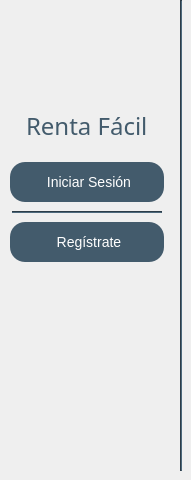
    <widget class="QWidget" name="Index">
     <widget class="Line" name="line">
      <property name="geometry">
       <rect>
        <x>180</x>
        <y>0</y>
        <width>2</width>
        <height>471</height>
       </rect>
      </property>
      <property name="minimumSize">
       <size>
        <width>2</width>
        <height>0</height>
       </size>
      </property>
      <property name="maximumSize">
       <size>
        <width>2</width>
        <height>16777215</height>
       </size>
      </property>
      <property name="styleSheet">
       <string notr="true">/*background-color:#F3705B;*/
background-color:#435B6C;</string>
      </property>
      <property name="orientation">
       <enum>Qt::Vertical</enum>
      </property>
     </widget>
     <widget class="QWidget" name="layoutWidget">
      <property name="geometry">
       <rect>
        <x>10</x>
        <y>0</y>
        <width>154</width>
        <height>461</height>
       </rect>
      </property>
      <layout class="QVBoxLayout" name="verticalLayout_23">
       <item>
        <layout class="QVBoxLayout" name="verticalLayout_22">
         <item alignment="Qt::AlignHCenter">
          <widget class="QLabel" name="label_27">
           <property name="minimumSize">
            <size>
             <width>100</width>
             <height>100</height>
            </size>
           </property>
           <property name="maximumSize">
            <size>
             <width>100</width>
             <height>100</height>
            </size>
           </property>
           <property name="text">
            <string/>
           </property>
           <property name="pixmap">
            <pixmap resource="icons.qrc">:/iconos/placeholder.png</pixmap>
           </property>
           <property name="scaledContents">
            <bool>true</bool>
           </property>
           <property name="indent">
            <number>0</number>
           </property>
          </widget>
         </item>
         <item>
          <layout class="QHBoxLayout" name="horizontalLayout_43">
           <item>
            <spacer name="horizontalSpacer_47">
             <property name="orientation">
              <enum>Qt::Horizontal</enum>
             </property>
             <property name="sizeHint" stdset="0">
              <size>
               <width>40</width>
               <height>20</height>
              </size>
             </property>
            </spacer>
           </item>
           <item>
            <widget class="QLabel" name="label_28">
             <property name="minimumSize">
              <size>
               <width>0</width>
               <height>40</height>
              </size>
             </property>
             <property name="font">
              <font>
               <family>Gill Sans MT</family>
               <pointsize>18</pointsize>
               <weight>50</weight>
               <italic>false</italic>
               <bold>false</bold>
              </font>
             </property>
             <property name="styleSheet">
              <string notr="true">font:18pt &quot;Gill Sans MT&quot;;
color: #435B6C;</string>
             </property>
             <property name="text">
              <string>Renta Fácil</string>
             </property>
            </widget>
           </item>
           <item>
            <spacer name="horizontalSpacer_48">
             <property name="orientation">
              <enum>Qt::Horizontal</enum>
             </property>
             <property name="sizeHint" stdset="0">
              <size>
               <width>40</width>
               <height>20</height>
              </size>
             </property>
            </spacer>
           </item>
          </layout>
         </item>
        </layout>
       </item>
       <item>
        <spacer name="verticalSpacer_16">
         <property name="orientation">
          <enum>Qt::Vertical</enum>
         </property>
         <property name="sizeType">
          <enum>QSizePolicy::Fixed</enum>
         </property>
         <property name="sizeHint" stdset="0">
          <size>
           <width>20</width>
           <height>10</height>
          </size>
         </property>
        </spacer>
       </item>
       <item>
        <layout class="QVBoxLayout" name="verticalLayout_7">
         <item>
          <widget class="QPushButton" name="btnRefIniSes">
           <property name="minimumSize">
            <size>
             <width>150</width>
             <height>40</height>
            </size>
           </property>
           <property name="maximumSize">
            <size>
             <width>280</width>
             <height>40</height>
            </size>
           </property>
           <property name="cursor">
            <cursorShape>PointingHandCursor</cursorShape>
           </property>
           <property name="styleSheet">
            <string notr="true">background-color:#435B6C;
/*background-color:#ED6853;;*/
  border: 0;
  border-radius: 15px;
  height: 35px;
  max-width: 280px;
color: white;
font-size:14px;</string>
           </property>
           <property name="text">
            <string> Iniciar Sesión</string>
           </property>
           <property name="icon">
            <iconset resource="icons.qrc">
             <normaloff>:/iconos/login.png</normaloff>:/iconos/login.png</iconset>
           </property>
          </widget>
         </item>
         <item>
          <spacer name="verticalSpacer_13">
           <property name="orientation">
            <enum>Qt::Vertical</enum>
           </property>
           <property name="sizeType">
            <enum>QSizePolicy::Fixed</enum>
           </property>
           <property name="sizeHint" stdset="0">
            <size>
             <width>20</width>
             <height>3</height>
            </size>
           </property>
          </spacer>
         </item>
         <item alignment="Qt::AlignHCenter">
          <widget class="Line" name="line_2">
           <property name="minimumSize">
            <size>
             <width>150</width>
             <height>2</height>
            </size>
           </property>
           <property name="maximumSize">
            <size>
             <width>150</width>
             <height>2</height>
            </size>
           </property>
           <property name="styleSheet">
            <string notr="true">background-color:#435B6C;;
broder:none;</string>
           </property>
           <property name="orientation">
            <enum>Qt::Horizontal</enum>
           </property>
          </widget>
         </item>
         <item>
          <spacer name="verticalSpacer_14">
           <property name="orientation">
            <enum>Qt::Vertical</enum>
           </property>
           <property name="sizeType">
            <enum>QSizePolicy::Fixed</enum>
           </property>
           <property name="sizeHint" stdset="0">
            <size>
             <width>20</width>
             <height>3</height>
            </size>
           </property>
          </spacer>
         </item>
         <item>
          <widget class="QPushButton" name="btnRefReg">
           <property name="minimumSize">
            <size>
             <width>150</width>
             <height>40</height>
            </size>
           </property>
           <property name="maximumSize">
            <size>
             <width>280</width>
             <height>40</height>
            </size>
           </property>
           <property name="cursor">
            <cursorShape>PointingHandCursor</cursorShape>
           </property>
           <property name="styleSheet">
            <string notr="true">background-color:#435B6C;
  border: 0;
  border-radius: 15px;
  height: 35px;
  max-width: 280px;
color: white;
font-size:14px;</string>
           </property>
           <property name="text">
            <string> Regístrate</string>
           </property>
           <property name="icon">
            <iconset resource="icons.qrc">
             <normaloff>:/iconos/add-user.png</normaloff>:/iconos/add-user.png</iconset>
           </property>
          </widget>
         </item>
        </layout>
       </item>
       <item>
        <spacer name="verticalSpacer_15">
         <property name="orientation">
          <enum>Qt::Vertical</enum>
         </property>
         <property name="sizeHint" stdset="0">
          <size>
           <width>149</width>
           <height>58</height>
          </size>
         </property>
        </spacer>
       </item>
      </layout>
     </widget>
    </widget>
